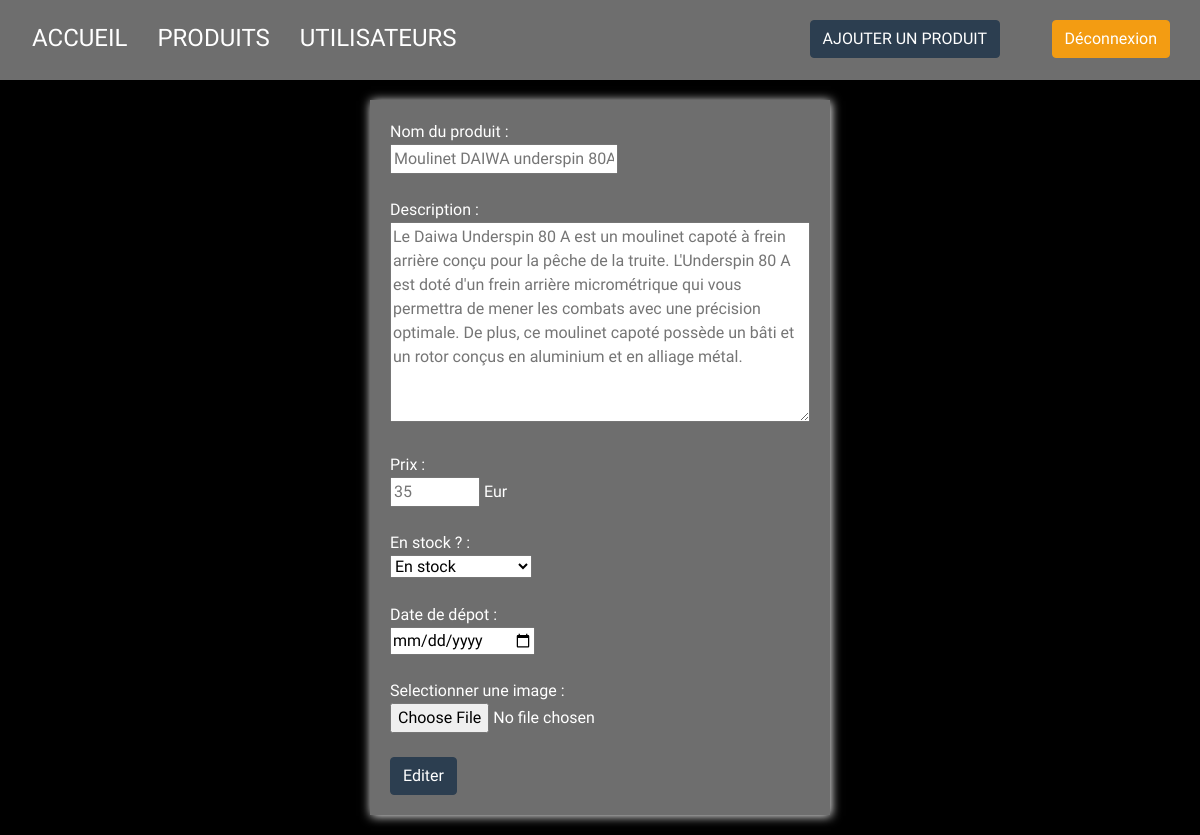
The page /editer_produit.php?id=2 (signed in) on the database its author committed.
### tables this page shows
CREATE TABLE `produits` (
  `id` int(11) NOT NULL,
  `nom_produit` varchar(255) NOT NULL,
  `description_produit` text NOT NULL,
  `prix_produit` float NOT NULL,
  `stock_produit` tinyint(1) NOT NULL,
  `date_depot` datetime NOT NULL,
  `image_produit` varchar(255) NOT NULL
);

### editer_produit.php (the view, shortened to what this page needs)
<?php session_start();
$user = "root";
$pass = "";
try{
    $connexion = new PDO('mysql:host=localhost;dbname=ecommerce;charset=UTF8',$user,$pass);
    $connexion->setAttribute(PDO::ATTR_ERRMODE, PDO::ERRMODE_EXCEPTION);
}
catch(PDOException $e){
    $retour = $e->getMessage();
    die();
}
$req = "SELECT * FROM produits WHERE id = ?";
$sth = $connexion->prepare($req);
$sth->bindParam(1,$_GET["id"]);
$sth->execute();
$res = $sth->fetch(PDO::FETCH_ASSOC);
?>
<!DOCTYPE html>
<html lang="en">
<head>
    <link rel="stylesheet" href="css/bootstrap.css" type="text/css">
    <link rel="stylesheet" href="css/style.css" type="text/css">
</head>
<body>
<?php require_once "menu.php"; ?>
    <div class="container">
        <div class="row-ajout">
            <form method="post" action="traitement_edition_produit.php?id=<?= $res["id"] ?>" enctype="multipart/form-data">
                <label for="nom_produit">Nom du produit :</label><br>
                <input type="text" name="nom_produit" id="nom_produit" placeHolder = "<?= $res["nom_produit"] ?>"><br><br>
                <label for="description_produit">Description :</label><br>
                <textarea name="description_produit" id="description_produit" placeHolder="<?= $res["description_produit"] ?>"></textarea><br><br>
                <label for="prix_produit">Prix :</label><br>
                <input type="number" name="prix_produit" id="prix_produit" placeHolder="<?= $res["prix_produit"] ?>"> Eur<br><br>
                <label for="stock_produit">En stock ? :</label><br>
                <select name="stock_produit" id="stock_produit">
                    <option value="1">En stock</option>
                </select><br><br>
                <label for="date_depot">Date de dépot :</label><br>
                <input type="date" name="date_depot" id="date_depot"><br><br>
                <label for="image_produit">Selectionner une image :</label><br>
                <input type="file" name="image_produit" id="image_produit"><br><br>
                <button type="submit" name="ajout" class="btn btn-primary">Editer</button>
            </form>
        </div>
    </div>
</body>
</html>

### css/style.css (style rules this page uses)
body { margin:0; padding:0; font-family: 'Ubuntu', sans-serif; background-color: #000000; }
.row-ajout { color : #FFFFFF; width: 460px; min-height: 300px; background-color: #6E6E6E; margin: 20px auto; padding: 20px; box-shadow: 1px 1px 10px rgba(255,255,255,1); }
.row-ajout textarea { width: 420px; height: 200px; }
.row-ajout #prix_produit { width: 90px; }

### rows shown on the page
produits: nom_produit "Moulinet DAIWA underspin 80A", description_produit "Le Daiwa Underspin 80 A est un moulinet capoté à frein arrière conçu pour la pêche de la truite. L'Underspin 80 A est doté d'un frein arrière micrométrique qui vous permettra de mener les combats avec une précision optimale. De plus, ce moulinet capoté possède un bâti et un rotor conçus en aluminium et en alliage métal.", prix_produit "35"
